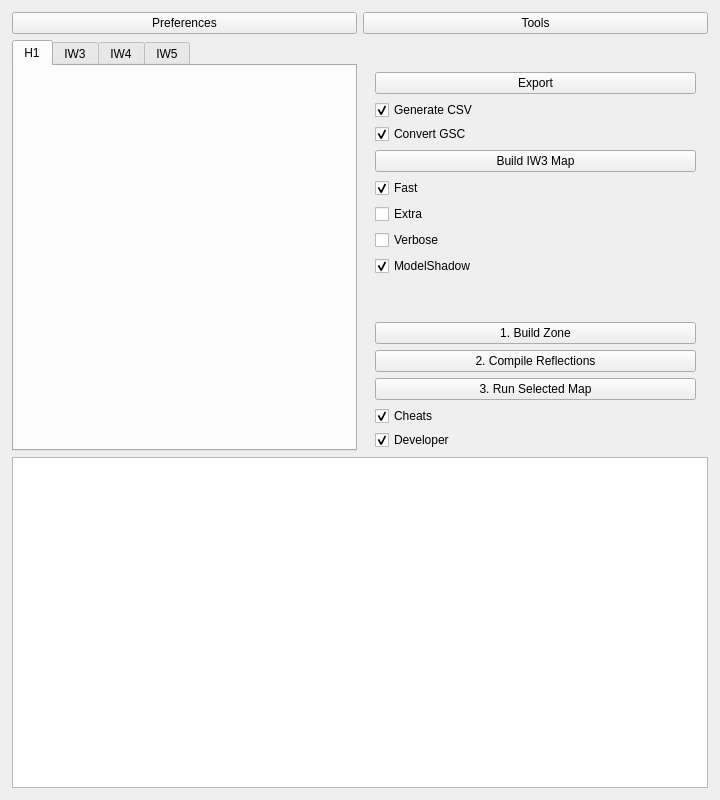
<?xml version="1.0" encoding="UTF-8"?>
<ui version="4.0">
 <class>H1ModToolsClass</class>
 <widget class="QMainWindow" name="H1ModToolsClass">
  <property name="enabled">
   <bool>true</bool>
  </property>
  <property name="geometry">
   <rect>
    <x>0</x>
    <y>0</y>
    <width>720</width>
    <height>800</height>
   </rect>
  </property>
  <property name="sizePolicy">
   <sizepolicy hsizetype="Fixed" vsizetype="Fixed">
    <horstretch>0</horstretch>
    <verstretch>0</verstretch>
   </sizepolicy>
  </property>
  <property name="windowTitle">
   <string>H1ModTools</string>
  </property>
  <property name="autoFillBackground">
   <bool>false</bool>
  </property>
  <widget class="QWidget" name="centralWidget">
   <layout class="QGridLayout" name="gridLayout">
    <property name="sizeConstraint">
     <enum>QLayout::SizeConstraint::SetDefaultConstraint</enum>
    </property>
    <item row="15" column="2" colspan="2">
     <widget class="QTextEdit" name="outputBuffer">
      <property name="lineWrapMode">
       <enum>QTextEdit::LineWrapMode::NoWrap</enum>
      </property>
     </widget>
    </item>
    <item row="12" column="2">
     <widget class="QTabWidget" name="tabWidget">
      <property name="enabled">
       <bool>true</bool>
      </property>
      <property name="currentIndex">
       <number>0</number>
      </property>
      <widget class="QWidget" name="tabH1">
       <attribute name="icon">
        <iconset resource="H1ModTools.qrc">
         <normaloff>:/H1ModTools/Resources/h1_icon.png</normaloff>:/H1ModTools/Resources/h1_icon.png</iconset>
       </attribute>
       <attribute name="title">
        <string>H1</string>
       </attribute>
      </widget>
      <widget class="QWidget" name="tabIW3">
       <attribute name="icon">
        <iconset resource="H1ModTools.qrc">
         <normaloff>:/H1ModTools/Resources/iw3_icon.png</normaloff>:/H1ModTools/Resources/iw3_icon.png</iconset>
       </attribute>
       <attribute name="title">
        <string>IW3</string>
       </attribute>
      </widget>
      <widget class="QWidget" name="tabIW4">
       <attribute name="icon">
        <iconset resource="H1ModTools.qrc">
         <normaloff>:/H1ModTools/Resources/iw4_icon.png</normaloff>:/H1ModTools/Resources/iw4_icon.png</iconset>
       </attribute>
       <attribute name="title">
        <string>IW4</string>
       </attribute>
      </widget>
      <widget class="QWidget" name="tabIW5">
       <attribute name="icon">
        <iconset resource="H1ModTools.qrc">
         <normaloff>:/H1ModTools/Resources/iw5_icon.png</normaloff>:/H1ModTools/Resources/iw5_icon.png</iconset>
       </attribute>
       <attribute name="title">
        <string>IW5</string>
       </attribute>
      </widget>
     </widget>
    </item>
    <item row="1" column="2" colspan="2">
     <layout class="QHBoxLayout" name="horizontalLayout">
      <item>
       <widget class="QPushButton" name="settingsButton">
        <property name="text">
         <string>Preferences</string>
        </property>
       </widget>
      </item>
      <item>
       <widget class="QPushButton" name="toolsButton">
        <property name="text">
         <string>Tools</string>
        </property>
       </widget>
      </item>
     </layout>
    </item>
    <item row="12" column="3">
     <widget class="QWidget" name="widget" native="true">
      <layout class="QVBoxLayout" name="verticalLayout">
       <property name="sizeConstraint">
        <enum>QLayout::SizeConstraint::SetDefaultConstraint</enum>
       </property>
       <property name="bottomMargin">
        <number>1</number>
       </property>
       <item>
        <spacer name="horizontalSpacer_4">
         <property name="orientation">
          <enum>Qt::Orientation::Horizontal</enum>
         </property>
         <property name="sizeHint" stdset="0">
          <size>
           <width>40</width>
           <height>20</height>
          </size>
         </property>
        </spacer>
       </item>
       <item>
        <widget class="QPushButton" name="exportButton">
         <property name="layoutDirection">
          <enum>Qt::LayoutDirection::RightToLeft</enum>
         </property>
         <property name="text">
          <string>Export</string>
         </property>
         <property name="icon">
          <iconset resource="H1ModTools.qrc">
           <normaloff>:/H1ModTools/Resources/h1_icon.png</normaloff>:/H1ModTools/Resources/h1_icon.png</iconset>
         </property>
         <property name="iconSize">
          <size>
           <width>16</width>
           <height>16</height>
          </size>
         </property>
        </widget>
       </item>
       <item>
        <layout class="QVBoxLayout" name="verticalLayout_3">
         <property name="spacing">
          <number>4</number>
         </property>
         <item>
          <widget class="QCheckBox" name="generateCsvCheckBox">
           <property name="text">
            <string>Generate CSV</string>
           </property>
           <property name="checked">
            <bool>true</bool>
           </property>
          </widget>
         </item>
         <item>
          <widget class="QCheckBox" name="convertGscCheckBox">
           <property name="text">
            <string>Convert GSC</string>
           </property>
           <property name="checked">
            <bool>true</bool>
           </property>
          </widget>
         </item>
        </layout>
       </item>
       <item>
        <widget class="QPushButton" name="buildAndExportButton">
         <property name="text">
          <string>Build IW3 Map</string>
         </property>
        </widget>
       </item>
       <item>
        <layout class="QVBoxLayout" name="verticalLayout_buildOptions">
         <item>
          <widget class="QCheckBox" name="fastCheckBox">
           <property name="text">
            <string>Fast</string>
           </property>
           <property name="checked">
            <bool>true</bool>
           </property>
          </widget>
         </item>
         <item>
          <widget class="QCheckBox" name="extraCheckBox">
           <property name="text">
            <string>Extra</string>
           </property>
          </widget>
         </item>
         <item>
          <widget class="QCheckBox" name="verboseCheckBox">
           <property name="text">
            <string>Verbose</string>
           </property>
          </widget>
         </item>
         <item>
          <widget class="QCheckBox" name="modelShadowCheckBox">
           <property name="text">
            <string>ModelShadow</string>
           </property>
           <property name="checked">
            <bool>true</bool>
           </property>
          </widget>
         </item>
        </layout>
       </item>
       <item>
        <spacer name="horizontalSpacer_3">
         <property name="orientation">
          <enum>Qt::Orientation::Vertical</enum>
         </property>
         <property name="sizeType">
          <enum>QSizePolicy::Policy::Expanding</enum>
         </property>
         <property name="sizeHint" stdset="0">
          <size>
           <width>20</width>
           <height>40</height>
          </size>
         </property>
        </spacer>
       </item>
       <item>
        <widget class="QPushButton" name="buildZoneButton">
         <property name="text">
          <string>1. Build Zone</string>
         </property>
        </widget>
       </item>
       <item>
        <widget class="QPushButton" name="compileReflectionsButton">
         <property name="text">
          <string>2. Compile Reflections</string>
         </property>
        </widget>
       </item>
       <item>
        <widget class="QPushButton" name="runMapButton">
         <property name="sizePolicy">
          <sizepolicy hsizetype="Minimum" vsizetype="Fixed">
           <horstretch>0</horstretch>
           <verstretch>0</verstretch>
          </sizepolicy>
         </property>
         <property name="sizeIncrement">
          <size>
           <width>0</width>
           <height>0</height>
          </size>
         </property>
         <property name="baseSize">
          <size>
           <width>0</width>
           <height>0</height>
          </size>
         </property>
         <property name="layoutDirection">
          <enum>Qt::LayoutDirection::LeftToRight</enum>
         </property>
         <property name="text">
          <string>3. Run Selected Map</string>
         </property>
        </widget>
       </item>
       <item>
        <layout class="QVBoxLayout" name="verticalLayout_2">
         <property name="spacing">
          <number>4</number>
         </property>
         <item>
          <widget class="QCheckBox" name="cheatsCheckBox">
           <property name="sizePolicy">
            <sizepolicy hsizetype="Minimum" vsizetype="Fixed">
             <horstretch>0</horstretch>
             <verstretch>0</verstretch>
            </sizepolicy>
           </property>
           <property name="text">
            <string>Cheats</string>
           </property>
           <property name="checked">
            <bool>true</bool>
           </property>
          </widget>
         </item>
         <item>
          <widget class="QCheckBox" name="developerCheckBox">
           <property name="sizePolicy">
            <sizepolicy hsizetype="Minimum" vsizetype="Fixed">
             <horstretch>0</horstretch>
             <verstretch>0</verstretch>
            </sizepolicy>
           </property>
           <property name="layoutDirection">
            <enum>Qt::LayoutDirection::LeftToRight</enum>
           </property>
           <property name="text">
            <string>Developer</string>
           </property>
           <property name="checked">
            <bool>true</bool>
           </property>
          </widget>
         </item>
        </layout>
       </item>
      </layout>
     </widget>
    </item>
   </layout>
  </widget>
 </widget>
 <layoutdefault spacing="6" margin="12"/>
 <tabstops>
  <tabstop>settingsButton</tabstop>
  <tabstop>toolsButton</tabstop>
  <tabstop>tabWidget</tabstop>
  <tabstop>exportButton</tabstop>
  <tabstop>generateCsvCheckBox</tabstop>
  <tabstop>convertGscCheckBox</tabstop>
  <tabstop>buildZoneButton</tabstop>
  <tabstop>compileReflectionsButton</tabstop>
  <tabstop>runMapButton</tabstop>
  <tabstop>cheatsCheckBox</tabstop>
  <tabstop>developerCheckBox</tabstop>
  <tabstop>outputBuffer</tabstop>
 </tabstops>
 <resources>
  <include location="H1ModTools.qrc"/>
 </resources>
 <connections/>
 <designerdata>
  <property name="gridDeltaX">
   <number>10</number>
  </property>
  <property name="gridDeltaY">
   <number>10</number>
  </property>
  <property name="gridSnapX">
   <bool>true</bool>
  </property>
  <property name="gridSnapY">
   <bool>true</bool>
  </property>
  <property name="gridVisible">
   <bool>true</bool>
  </property>
 </designerdata>
</ui>
